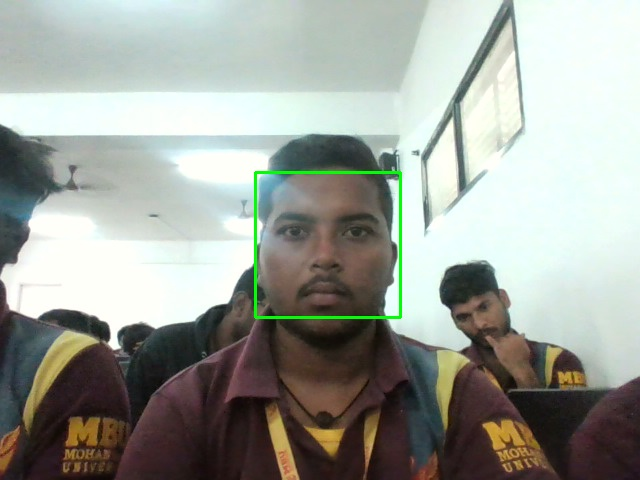
#> input picture Face detection/dataset/photo_0.jpg, 640 x 480 px, given in place of the camera
$ python Face_detection.py
#> lines starting #> are read from the running program, lines starting #| are printed output that depends on the picture; after the words box and inside, x2 and y2 are one past the last pixel; in counts of white or black regions, pixels touching at a corner belong together
import cv2
import os

# Directory to save face images
save_dir = "dataset"
os.makedirs(save_dir, exist_ok=True)

# Load Haar Cascade for face detection
face_cascade = cv2.CascadeClassifier(cv2.data.haarcascades + "haarcascade_frontalface_default.xml")

# Start webcam
cap = cv2.VideoCapture(0)
cap.set(3, 640)
cap.set(4, 480)

captured = False
photo_count = 0

print(" Automatically captures a full photo once when a *real face* is detected. Press 'q' to quit.")

while True:
    ret, frame = cap.read()
#> frame is the input picture: shape (480, 640, 3); mean B, G, R 153.6, 161, 156.8
    if not ret:
        break

    # Improve detection by converting to grayscale and equalizing brightness
    gray = cv2.cvtColor(frame, cv2.COLOR_BGR2GRAY)
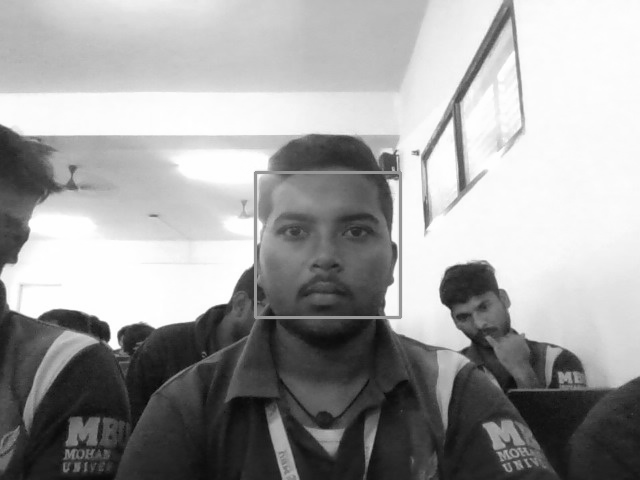
#> gray: shape (480, 640); min 6, max 255, mean 158.9
    gray = cv2.equalizeHist(gray)
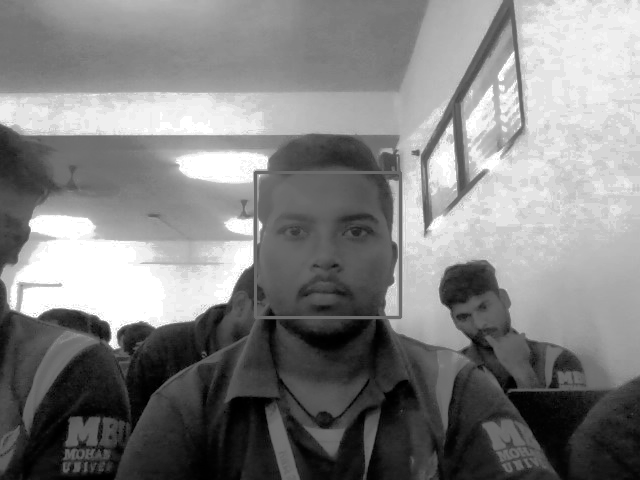
#> gray: shape (480, 640); min 0, max 255, mean 129.1

    # Detect faces with stricter parameters
    faces = face_cascade.detectMultiScale(
        gray,
        scaleFactor=1.1,  # smaller step between scales = more accurate
        minNeighbors=7,   # higher = fewer false detections
        minSize=(100, 100)  # ignore tiny areas (like switchboards)
    )
#> faces = [[252, 170, 148, 148]]

    # Draw rectangle around detected faces
    for (x, y, w, h) in faces:
        cv2.rectangle(frame, (x, y), (x + w, y + h), (0, 255, 0), 2)
#> this loop made 1 pass
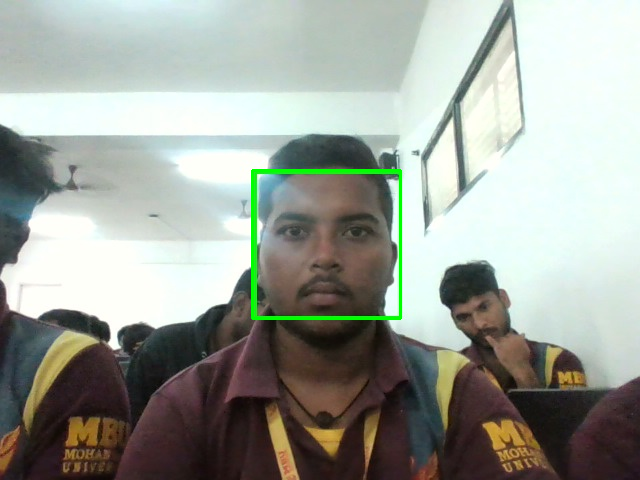
#> frame: shape (480, 640, 3); 0.58% of pixels changed, all inside (x1, y1, x2, y2) = (251, 169, 402, 320)

    # Capture full frame when faces are detected
    if len(faces) > 0 and not captured:
        photo_filename = os.path.join(save_dir, f"photo_{photo_count}.jpg")
        cv2.imwrite(photo_filename, frame)
        print(f" Saved full photo: {photo_filename}")
        photo_count += 1

        captured = True
        captured_frame = frame.copy()
        print(" Face detected and photo captured successfully! Showing image...")

        # Show captured frame for 2 seconds
        cv2.imshow("Captured Frame", captured_frame)
        cv2.waitKey(2000)
        cv2.destroyWindow("Captured Frame")

    cv2.imshow("Face Detection", frame)

    # Exit when 'q' is pressed
    if cv2.waitKey(1) & 0xFF == ord('q'):
#> (key q is pressed here)
        break

cap.release()
cv2.destroyAllWindows()

print(f"\nTotal photos saved: {photo_count}")
print(f"Images saved in: {save_dir}")
